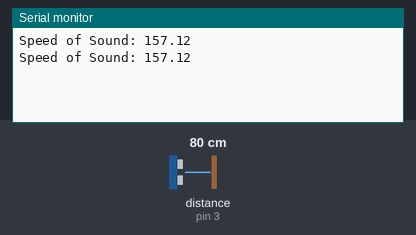
Bench run of a sketch on a simulated Arduino Uno, built with avr-gcc and run on an emulated ATmega328P. Shown: the last lines printed to the serial monitor. Wiring (inferred from the names in the program): ultrasonic range finder: trigger pin 2; echo pin 3. The test bench sets the inputs (shaded band); at power-on: distance to the obstacle (sensor on pin 3) 80 cm. The echo pulse lasts 58.3 µs per cm.

Above: at 1.8 s.
1.9 s: distance to the obstacle (sensor on pin 3) set to 2 cm
At 2.5 s:
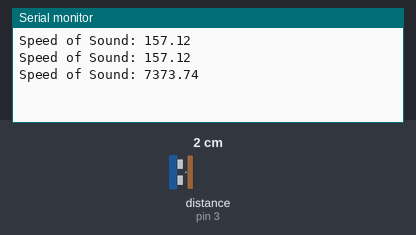
3.4 s: distance to the obstacle (sensor on pin 3) set to 4 cm
At 4.8 s:
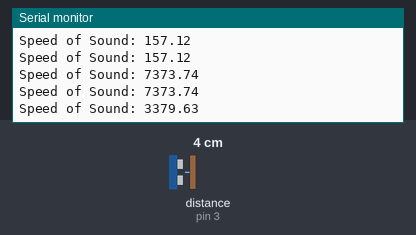
Timing chart, 0 to 6.4 s (numbered marks = the images above; inputs shaded):
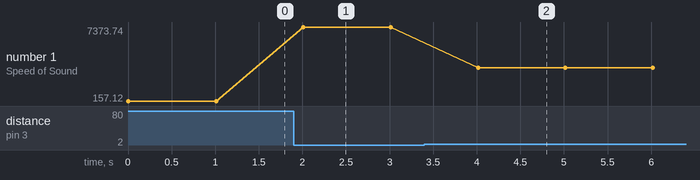

Measured:
- after the input at 1.9 s, the serial monitor: prints a new line after 0.11 s (image 1)
- after the input at 3.4 s, the serial monitor: prints a new line after 0.62 s (image 2)
- plotted number 1: 157.12 → 7373.74 after the input at 1.9 s, 7373.74 → 3379.63 after the input at 3.4 s

The sketch:

velocity.ino
```cpp
const int trigPin = 2;
const int echoPin = 3;
const double pipeLength = 36.5;

void setup() {
  Serial.begin (9600);
  pinMode(trigPin, OUTPUT);
  pinMode(echoPin, INPUT);
}

void loop() {
  static int count = 0;

  // if (count >= 100) {
  //   return;
  // }

  digitalWrite(trigPin, LOW);
  delayMicroseconds(2);

  digitalWrite(trigPin, HIGH);
  delayMicroseconds(10);
  digitalWrite(trigPin, LOW);

  long duration = pulseIn(echoPin, HIGH);

  double speedOfSound = (pipeLength * 2 / 100) / (duration / 1e6);


  Serial.print("Speed of Sound: ");
  Serial.println(speedOfSound);
  //Serial.println(" m/s");
  count++;


  delay(1000);
}
```
